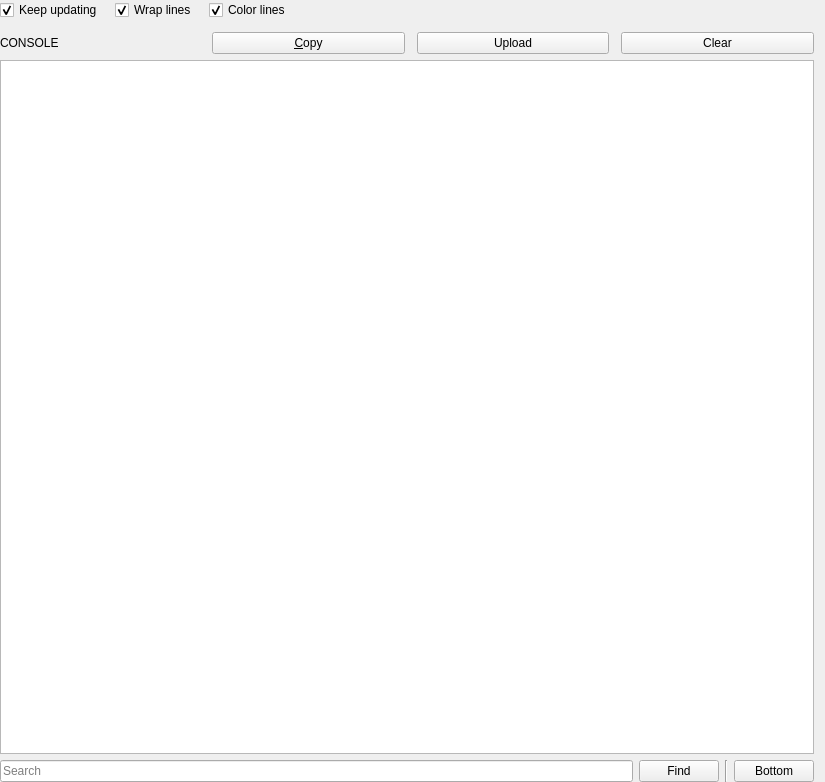
<?xml version='1.0' encoding='UTF-8'?>
<ui version="4.0">
 <class>LogPage</class>
 <widget class="QWidget" name="LogPage">
  <property name="geometry">
   <rect>
    <x>0</x>
    <y>0</y>
    <width>825</width>
    <height>782</height>
   </rect>
  </property>
  <layout class="QGridLayout" name="gridLayout">
   <property name="leftMargin">
    <number>0</number>
   </property>
   <property name="topMargin">
    <number>0</number>
   </property>
   <property name="bottomMargin">
    <number>0</number>
   </property>
   <item row="1" column="0" colspan="5">
    <widget class="LogView" name="text">
     <property name="undoRedoEnabled">
      <bool>false</bool>
     </property>
     <property name="readOnly">
      <bool>true</bool>
     </property>
     <property name="plainText">
      <string notr="true" />
     </property>
     <property name="textInteractionFlags">
      <set>Qt::LinksAccessibleByKeyboard|Qt::LinksAccessibleByMouse|Qt::TextBrowserInteraction|Qt::TextSelectableByKeyboard|Qt::TextSelectableByMouse</set>
     </property>
     <property name="centerOnScroll">
      <bool>false</bool>
     </property>
    </widget>
   </item>
   <item row="0" column="0" colspan="5">
    <layout class="QVBoxLayout" name="orbitLogToolbar">
     <property name="spacing">
      <number>12</number>
     </property>
     <item>
      <layout class="QHBoxLayout" name="orbitLogRow0">
       <item>
        <widget class="QCheckBox" name="trackLogCheckbox">
         <property name="text">
          <string>Keep updating</string>
         </property>
         <property name="checked">
          <bool>true</bool>
         </property>
        </widget>
       </item>
       <item>
        <widget class="QCheckBox" name="wrapCheckbox">
         <property name="text">
          <string>Wrap lines</string>
         </property>
         <property name="checked">
          <bool>true</bool>
         </property>
        </widget>
       </item>
       <item>
        <widget class="QCheckBox" name="colorCheckbox">
         <property name="text">
          <string>Color lines</string>
         </property>
         <property name="checked">
          <bool>true</bool>
         </property>
        </widget>
       </item>
       <item>
        <spacer name="horizontalSpacer">
         <property name="orientation">
          <enum>Qt::Horizontal</enum>
         </property>
         <property name="sizeHint" stdset="0">
          <size>
           <width>40</width>
           <height>20</height>
          </size>
         </property>
        </spacer>
       </item>
      </layout>
     </item>
     <item>
      <layout class="QHBoxLayout" name="orbitLogRow1">
       <item>
        <widget class="QLabel" name="orbitConsoleCaption">
         <property name="text">
          <string notr="true">CONSOLE</string>
         </property>
        </widget>
       </item>
       <item>
        <spacer name="orbitConsoleSpacer">
         <property name="orientation">
          <enum>Qt::Horizontal</enum>
         </property>
        </spacer>
       </item>
       <item>
        <widget class="QPushButton" name="btnCopy">
         <property name="toolTip">
          <string>Copy the whole log into the clipboard</string>
         </property>
         <property name="text">
          <string>&amp;Copy</string>
         </property>
        </widget>
       </item>
       <item>
        <widget class="QPushButton" name="btnPaste">
         <property name="toolTip">
          <string>Upload the log to the paste service configured in preferences</string>
         </property>
         <property name="text">
          <string>Upload</string>
         </property>
        </widget>
       </item>
       <item>
        <widget class="QPushButton" name="btnClear">
         <property name="toolTip">
          <string>Clear the log</string>
         </property>
         <property name="text">
          <string>Clear</string>
         </property>
        </widget>
       </item>
      </layout>
     </item>
    </layout>
   </item>
   <item row="2" column="2">
    <widget class="QPushButton" name="findButton">
     <property name="sizePolicy">
      <sizepolicy hsizetype="Maximum" vsizetype="Fixed">
       <horstretch>0</horstretch>
       <verstretch>0</verstretch>
      </sizepolicy>
     </property>
     <property name="text">
      <string>Find</string>
     </property>
    </widget>
   </item>
   <item row="2" column="4">
    <widget class="QPushButton" name="btnBottom">
     <property name="sizePolicy">
      <sizepolicy hsizetype="Maximum" vsizetype="Fixed">
       <horstretch>0</horstretch>
       <verstretch>0</verstretch>
      </sizepolicy>
     </property>
     <property name="toolTip">
      <string>Scroll all the way to bottom</string>
     </property>
     <property name="text">
      <string>Bottom</string>
     </property>
    </widget>
   </item>
   <item row="2" column="3">
    <widget class="Line" name="line">
     <property name="orientation">
      <enum>Qt::Vertical</enum>
     </property>
    </widget>
   </item>
   <item row="2" column="0" colspan="2">
    <widget class="QLineEdit" name="searchBar">
     <property name="placeholderText">
      <string>Search</string>
     </property>
    </widget>
   </item>
  </layout>
 </widget>
 <customwidgets>
  <customwidget>
   <class>LogView</class>
   <extends>QPlainTextEdit</extends>
   <header>ui/widgets/LogView.h</header>
  </customwidget>
 </customwidgets>
 <tabstops>
  <tabstop>trackLogCheckbox</tabstop>
  <tabstop>wrapCheckbox</tabstop>
  <tabstop>colorCheckbox</tabstop>
  <tabstop>btnCopy</tabstop>
  <tabstop>btnPaste</tabstop>
  <tabstop>btnClear</tabstop>
  <tabstop>text</tabstop>
  <tabstop>findButton</tabstop>
 </tabstops>
 <resources />
 <connections />
</ui>
